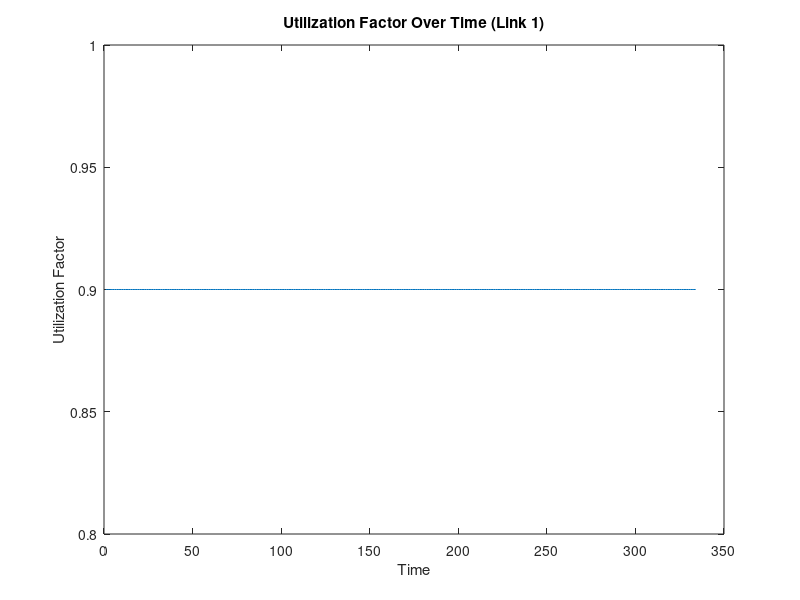
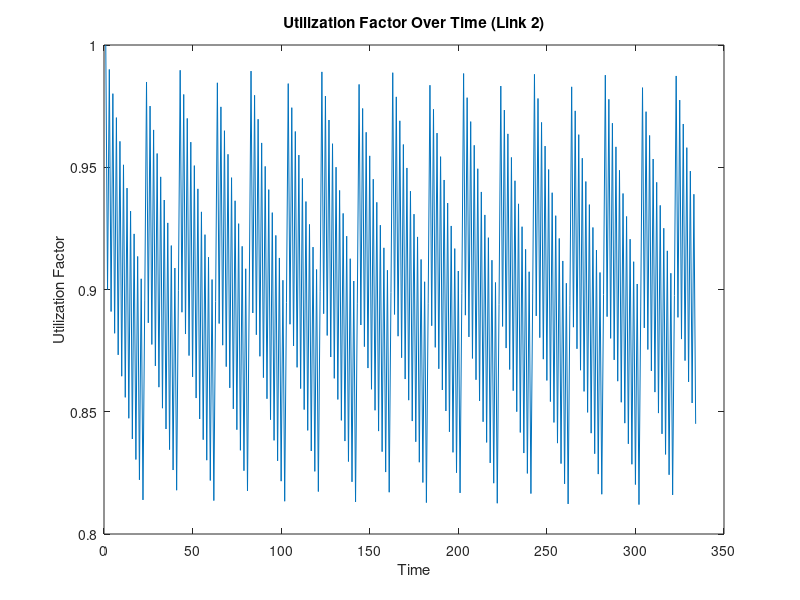
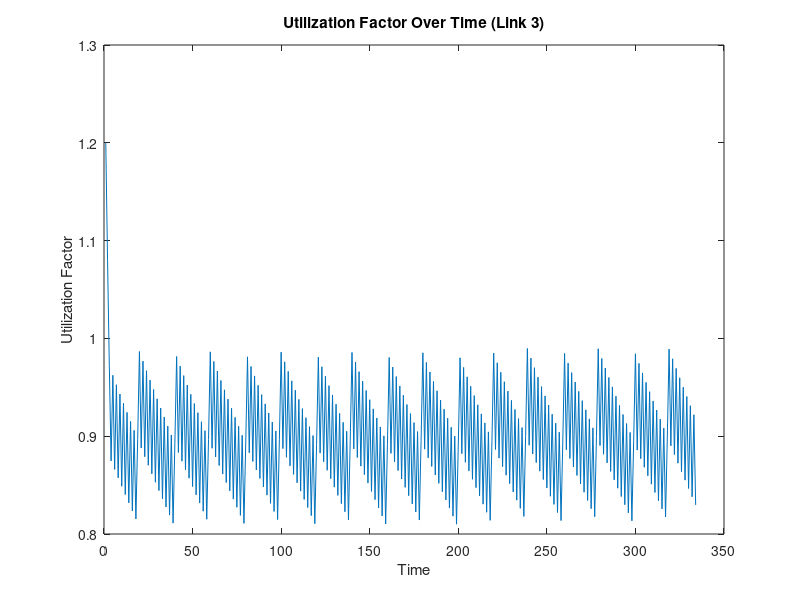
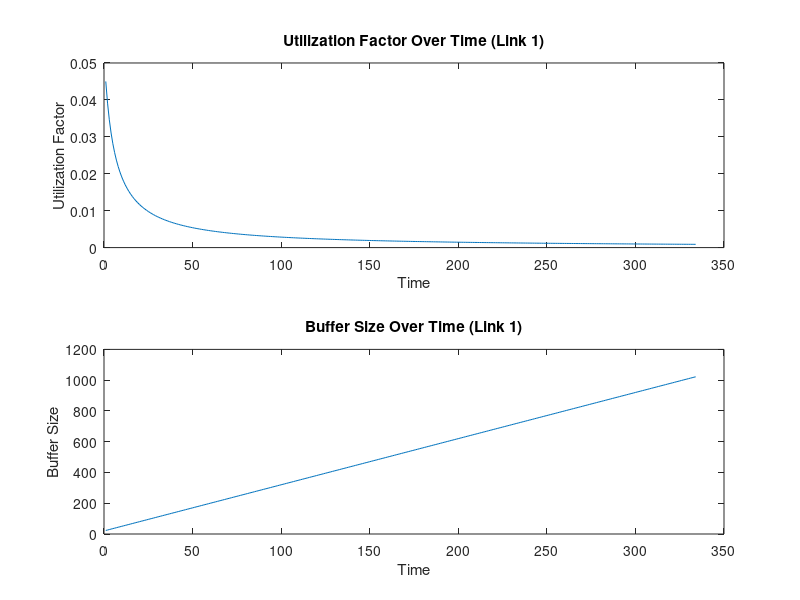

MATLAB code for these plots, in order:
%% FIFO Arrival Rate Adaptation
clc
clear
close all

rng(1);

num_links = 3; % Example: Three links
mu = 10; % Service rate for each link
endtime = 1000;
t = 0;
tstep = 1;
utilization_threshold = 0.9; % Utilization factor threshold

% Initialize variables
lambda_max = [9, 10, 12]; % Maximum arrival rate for each link
lambda = lambda_max; % Initial arrival rate for each link
currcustomers = zeros(1, num_links);
utilization_factor = zeros(1, num_links);
utilization_factor_history = cell(1, num_links);

% Initialize performance metrics arrays
nbrmeasurements = zeros(1, num_links);
nbrdeparted = zeros(1, num_links);
nbrarrived = zeros(1, num_links);

while t < endtime
    for link = 1:num_links
        % Calculate the utilization factor for each link
        utilization_factor(link) = lambda(link) / mu;

        % Update utilization factor history for each link
        utilization_factor_history{link} = [utilization_factor_history{link}, utilization_factor(link)];

        % Adjust the arrival rate based on utilization factor for each link
        if utilization_factor(link) > utilization_threshold
            % Reduce arrival rate
            lambda(link) = lambda(link) * 0.9; % You can adjust the reduction factor as needed
        else
            % Increase arrival rate
            lambda(link) = min(lambda(link) * 1.1, lambda_max(link)); % Increase up to the maximum

        end

        % Process events or update the system as needed for each link
        % In this example, we're just tracking the utilization factor

        % Update time
        t = t + tstep;
    end
end

% Plot the utilization factor over time for each link
for link = 1:num_links
    figure;
    plot(1:length(utilization_factor_history{link}), utilization_factor_history{link});
    xlabel('Time');
    ylabel('Utilization Factor');
    title(['Utilization Factor Over Time (Link ' num2str(link) ')']);
end
%% FIFO dynamic buffer size

clc
clear
close all

rng(1);

num_links = 3; % Example: Three links
mu = 10; % Service rate for each link
endtime = 1000;
t = 0;
tstep = 1;
utilization_threshold = 1.0; % Utilization factor threshold for adaptation
initial_buffer_size = 20; % Initial buffer size
max_buffer_size = 30; % Maximum buffer size

% Initialize variables
lambda_max = [9, 10, 12]; % Maximum arrival rate for each link
lambda = lambda_max; % Initial arrival rate for each link
currcustomers = zeros(1, num_links);
buffer_size = initial_buffer_size; % Initial buffer size
utilization_factor = zeros(1, num_links);
utilization_factor_history = cell(1, num_links);
buffer_size_history = [];

% Initialize performance metrics arrays
nbrmeasurements = zeros(1, num_links);
nbrdeparted = zeros(1, num_links);
nbrarrived = zeros(1, num_links);

while t < endtime
    for link = 1:num_links
        % Calculate the utilization factor for each link
        utilization_factor(link) = lambda(link) / (mu * buffer_size);

        % Update utilization factor history for each link
        utilization_factor_history{link} = [utilization_factor_history{link}, utilization_factor(link)];

        % Adapt the buffer size based on utilization factor
        if utilization_factor(link) > utilization_threshold && buffer_size > 1
            % Reduce buffer size
            buffer_size = buffer_size - 1; % Decrease the buffer size
        elseif utilization_factor(link) < utilization_threshold
            % Increase buffer size
            buffer_size = buffer_size + 1; % Increase the buffer size
        end

        % Process arrivals and departures based on the dynamic buffer size
        arrivals = min(buffer_size - currcustomers(link), poissrnd(lambda(link) * tstep));
        currcustomers(link) = currcustomers(link) + arrivals;
        nbrarrived(link) = nbrarrived(link) + arrivals;

        departures = min(currcustomers(link), poissrnd(mu * tstep));
        currcustomers(link) = currcustomers(link) - departures;
        nbrdeparted(link) = nbrdeparted(link) + departures;

        % Update time
        t = t + tstep;
    end
    
    % Record buffer size
    buffer_size_history = [buffer_size_history, buffer_size];
end

% Plot the utilization factor and buffer size over time for each link
for link = 1:num_links
    figure;
    subplot(2, 1, 1);
    plot(1:length(utilization_factor_history{link}), utilization_factor_history{link});
    xlabel('Time');
    ylabel('Utilization Factor');
    title(['Utilization Factor Over Time (Link ' num2str(link) ')']);

    subplot(2, 1, 2);
    plot(1:length(buffer_size_history), buffer_size_history);
    xlabel('Time');
    ylabel('Buffer Size');
    title(['Buffer Size Over Time (Link ' num2str(link) ')']);
end
